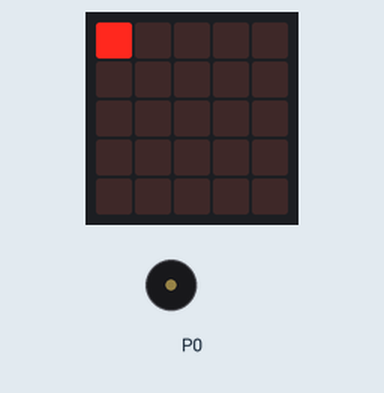
A program run on a simulated BBC micro:bit (MakeCode). Parts: the board's 5×5 LED display, buzzer (waves = sounding).

Above: at 0.5 s.
At 10.0 s:
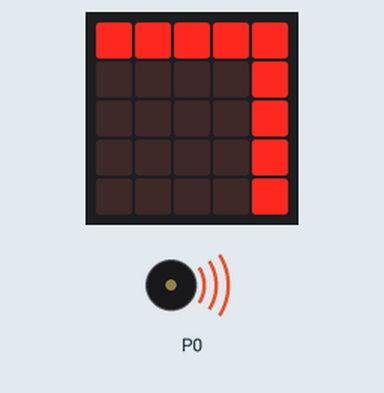
At 19.5 s:
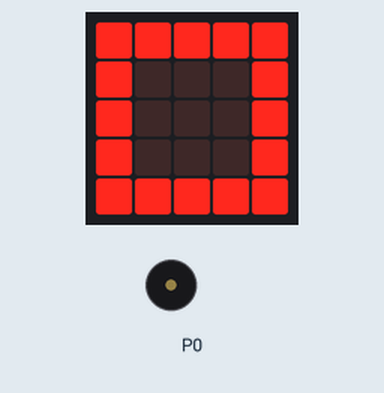
At 39.1 s:
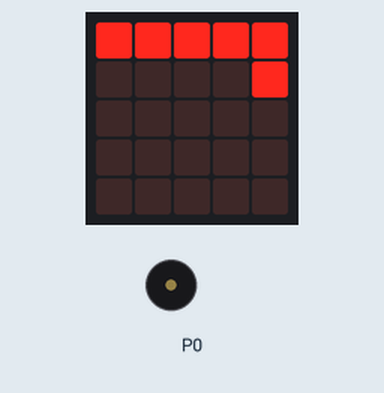
Timing chart, 0 to 40.0 s (numbered marks = the images above):
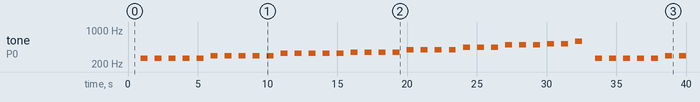

The program:

main.ts
```typescript
basic.forever(function () {
    basic.showLeds(`
        . . . . .
        . . . . .
        . . . . .
        . . . . .
        . . . . .
        `)
    for (let 가로 = 0; 가로 <= 4; 가로++) {
        led.plot(가로, 0)
        basic.pause(500)
        music.playTone(262, music.beat(BeatFraction.Whole))
    }
    for (let 세로 = 0; 세로 <= 4; 세로++) {
        led.plot(4, 세로)
        basic.pause(500)
        music.playTone(294, music.beat(BeatFraction.Whole))
    }
    for (let 가로 = 0; 가로 <= 4; 가로++) {
        led.plot(4 - 가로, 4)
        basic.pause(500)
        music.playTone(330, music.beat(BeatFraction.Whole))
    }
    for (let 세로 = 0; 세로 <= 3; 세로++) {
        led.plot(0, 4 - 세로)
        basic.pause(500)
        music.playTone(349, music.beat(BeatFraction.Whole))
    }
    for (let 가로 = 0; 가로 <= 3; 가로++) {
        led.plot(가로, 1)
        basic.pause(500)
        music.playTone(392, music.beat(BeatFraction.Whole))
    }
    for (let 세로 = 0; 세로 <= 2; 세로++) {
        led.plot(3, 세로 + 1)
        basic.pause(500)
        music.playTone(440, music.beat(BeatFraction.Whole))
    }
    for (let 가로 = 0; 가로 <= 2; 가로++) {
        led.plot(3 - 가로, 3)
        basic.pause(500)
        music.playTone(494, music.beat(BeatFraction.Whole))
    }
    for (let 세로 = 0; 세로 <= 1; 세로++) {
        led.plot(1, 3 - 세로)
        basic.pause(500)
        music.playTone(523, music.beat(BeatFraction.Whole))
    }
    led.plot(2, 2)
    basic.pause(500)
    music.playTone(587, music.beat(BeatFraction.Whole))
})
```

test.ts
```typescript
// 테스트는 여기로 이동합니다; 이 패키지가 확장으로 사용될 때 컴파일되지 않을 것 입니다.
```

Measured:
- by itself, tone on P0: plays 262 Hz for 0.50 s, 262 Hz for 0.50 s, 262 Hz for 0.50 s, 262 Hz for 0.50 s, 262 Hz for 0.50 s, 294 Hz for 0.50 s … (39 notes in this stretch)
- what the display in image 0 shows lasts 1.0 s, from 0.4 s to 1.4 s
- what the display in image 1 shows lasts 2.1 s, from 9.4 s to 11.5 s
